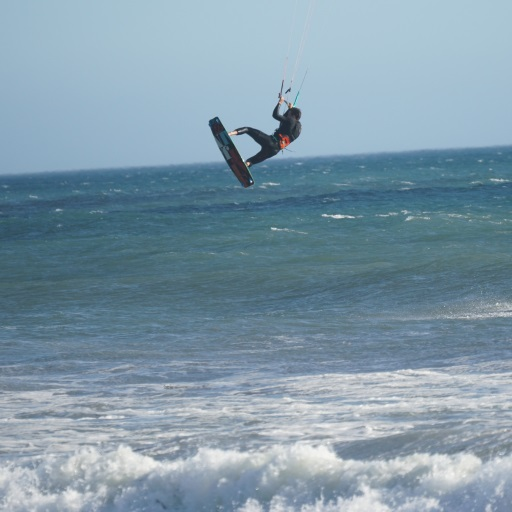
#> input picture data/media/kiteboard_jump.jpg, 512 x 512 px, found by its file name
$ jupyter execute --allow-errors Ch3_DataScientistToolbox.ipynb   (shell and % lines are left out)   (text cells are left out)
#> lines starting #> are read from the running program, lines starting #| are printed output that depends on the picture; after the words box and inside, x2 and y2 are one past the last pixel; in counts of white or black regions, pixels touching at a corner belong together; long printed decimals are rounded; pictures that were not available may be replaced by others from this repository, and a replacement may not be noted
[cell 1]
# listing environments in conda

[cell 2]
# check current environment in Python
import os

#> (the rest of this cell did not finish here and is left out)

[cell 3]
import datetime

now = datetime.datetime.now()
if now.hour >= 5 and now.hour < 12:
    print("A fresh Jupyter feels like a morning cup of coffee!")
print("Keep working")

[cell 4]
from IPython.display import display, Math

display(Math(r"F = ma"))

[cell 5]
# List magic commands in Jupyter

[cell 6]
"-".join([str(n) for n in range(100)])

[cell 7]
from PIL import Image
import numpy as np

# Load image using PIL
im = Image.open("media/kiteboard_jump.jpg")
#> im is the input picture: PIL image 512x512 RGB; mean R, G, B 129.1, 153.6, 168.8
# make a numpy array
arr = np.array(im)
# print shape (size)
print("shape:", arr.shape)
#| shape: (512, 512, 3)

[cell 8]
kiteboarder = arr[:300, 100:400]
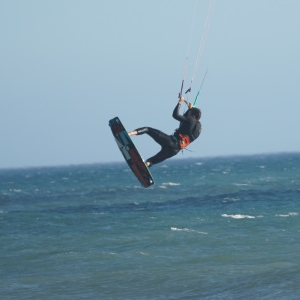
#> kiteboarder: shape (300, 300, 3); mean R, G, B 120.6, 151.3, 167.6
print("new shape:", kiteboarder.shape)
#| new shape: (300, 300, 3)

[cell 9]
import matplotlib.pyplot as plt


#> (the rest of this cell did not finish here and is left out)

[cell 10]
import numpy as np
import pandas as pd
from IPython.display import display

s = pd.Series(np.random.randn(5))
print(s)

[cell 11]
d = {
    "category": [
        "summer",
        "summer",
        "summer",
        "summer",
        "winter",
        "all-season",
        "summer",
        "winter",
        "winter",
        "summer",
        "summer",
    ],
    "sports": [
        "running",
        "walking",
        "cycling",
        "hiking",
        "alpine ski",
        "dog walking",
        "mountain bike",
        "cross country ski",
        "snowboard",
        "inline skating",
        "trekking",
    ],
    "trails": [
        323909,
        174189,
        85908,
        56751,
        40339,
        33573,
        9957,
        8817,
        8674,
        5495,
        3051,
    ],
}
df = pd.DataFrame(d)
display(df)

[cell 12]
df.groupby("category").describe()

[cell 13]
import os

dicom_file = "data/mri/knee.dcm"
output_path = "_output/"
if not os.path.exists(output_path):
    os.makedirs(output_path)

[cell 14]
import pydicom as dicom

ds = dicom.dcmread(dicom_file)
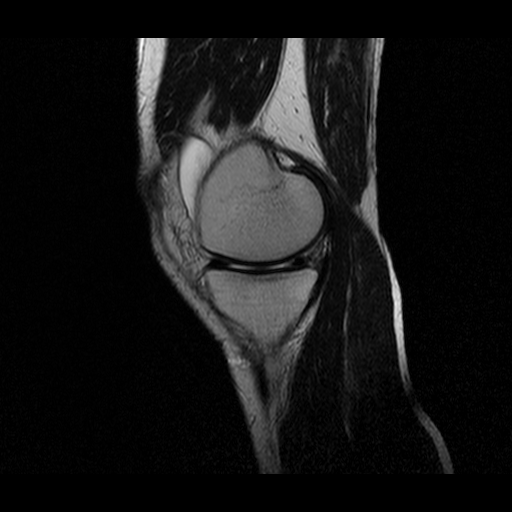
#> input picture data/mri/knee.dcm, 512 x 512 px, found by its file name
print(ds.StudyDescription)
#| Knee R

[cell 15]
import numpy as np

img = ds.pixel_array
#> img is the input picture: shape (512, 512) uint16; min 0, max 1140, mean 97.7
if not os.path.exists(output_path + "data/mri/"):
    os.makedirs(output_path + "data/mri/")
np.save(output_path + dicom_file + ".npy", img)
print(f"shape={np.shape(img)}")
#| shape=(512, 512)
print(f"min={img.min()}, max={img.max()}")
#| min=0, max=1140
print(f"mean={img.mean()}")
#| mean=97.695

[cell 16]
import matplotlib.pyplot as plt


plt.imshow(img, cmap=plt.cm.bone)
#> (this line was passed over: IPython is not available in this run)
plt.show()

[cell 17]
# Creating binary mask
arr = np.zeros(img.shape)
mask = img <= img.mean()
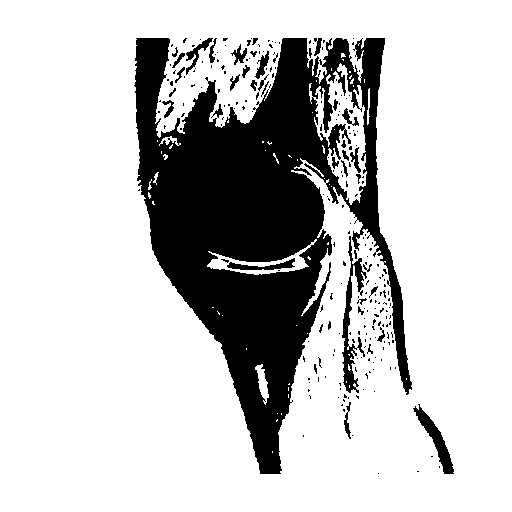
#> mask: shape (512, 512) bool; 77.7% white; 248 black regions (208 under 20 px), largest, box (x1, y1, x2, y2) and area: (134, 38, 412, 474) 53198, (342, 236, 367, 393) 1159, (413, 404, 454, 474) 754
arr[mask] = 1
mask = img > img.mean()
arr[mask] = 0
plt.imshow(arr, cmap=plt.cm.bone)
#> (this line was passed over: IPython is not available in this run)
plt.show()

[cell 18]
import matplotlib.pyplot as plt

df.plot(kind="bar", x="sports", y="trails")
#> (this line was passed over: IPython is not available in this run)
plt.show()

[cell 19]
from skimage import filters

edge_sobel = filters.sobel(arr)
edge_roberts = filters.roberts(arr)
#> (the rest of this cell did not finish here and is left out)

[cell 20]
import skimage
from skimage.color import rgb2gray
from skimage.segmentation import slic

img = ds.pixel_array
#> (the rest of this cell did not finish here and is left out)

[cell 21]
from PIL import Image

image = Image.open("media/skiers.jpg")
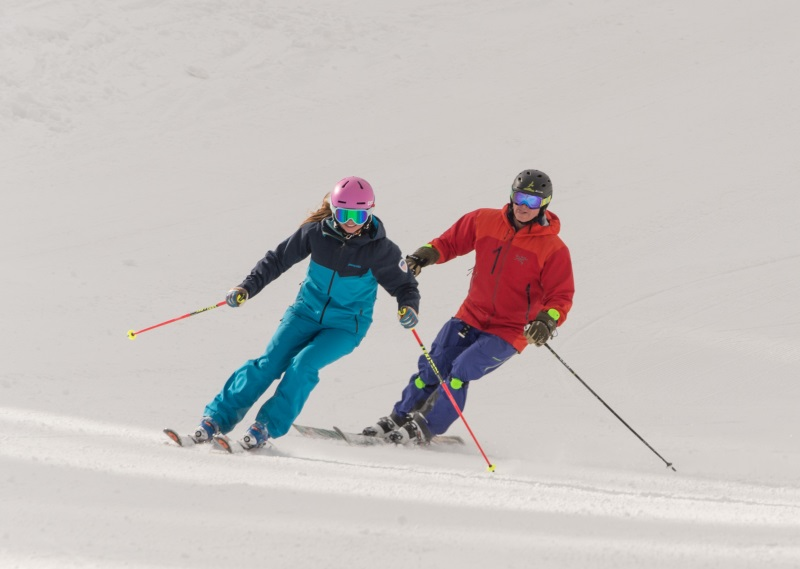
#> input picture data/media/skiers.jpg, 800 x 569 px, found by its file name
#> image is the input picture: PIL image 800x569 RGB; mean R, G, B 197.2, 192.1, 190.6
img = np.array(image)
plt.imshow(img)
#> (this line was passed over: IPython is not available in this run)
plt.show()

[cell 22]
import numpy as np
import matplotlib.pyplot as plt
from skimage.filters import gaussian
from skimage.segmentation import active_contour

# make image gray tone
img = rgb2gray(img)
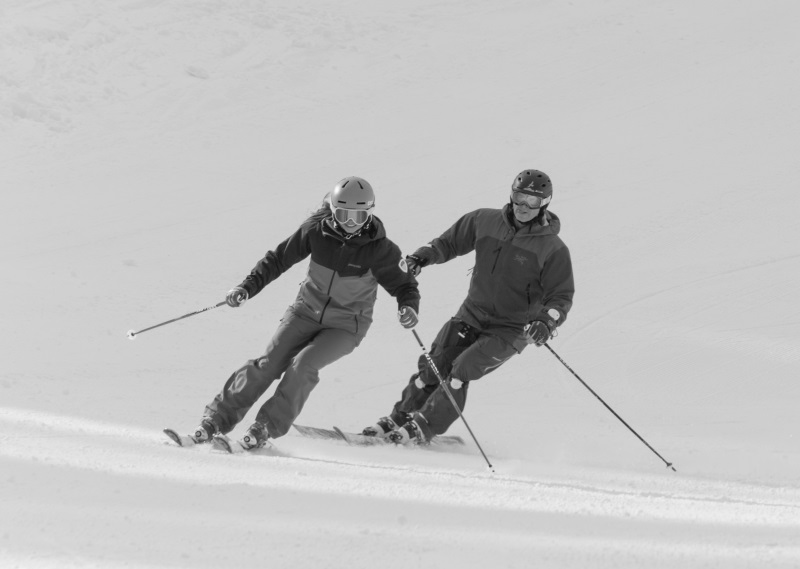
#> img: shape (569, 800) float64; min 0.0499, max 0.99, mean 0.757
# initialize spline
s = np.linspace(0, 2 * np.pi, 200)
init = 80 * np.array([np.cos(s), np.sin(s)]).T + 250
# fit spline to image
snake = active_contour(gaussian(img, 3), init)
#> snake = 200 pairs, first value 233.2 to 294.7, second value 244.2 to 301.9

#> (the rest of this cell did not finish here and is left out)

[cell 23]
# Note: this script needs to open a window!
import cv2
import numpy as np
import os

# Video
video = cv2.VideoCapture("media/diving.mp4")

point = (732, 412)
old_points = np.array([point], dtype=np.float32)
point_selected = True

# Lucas-Kanade params
lk_params = dict(
    winSize=(15, 15),
    maxLevel=4,
    criteria=(cv2.TERM_CRITERIA_EPS | cv2.TERM_CRITERIA_COUNT, 10, 0.03),
)

cv2.namedWindow("Frame")
color = np.random.randint(0, 255, (100, 3))

# Create old frame
_, frame = video.read()
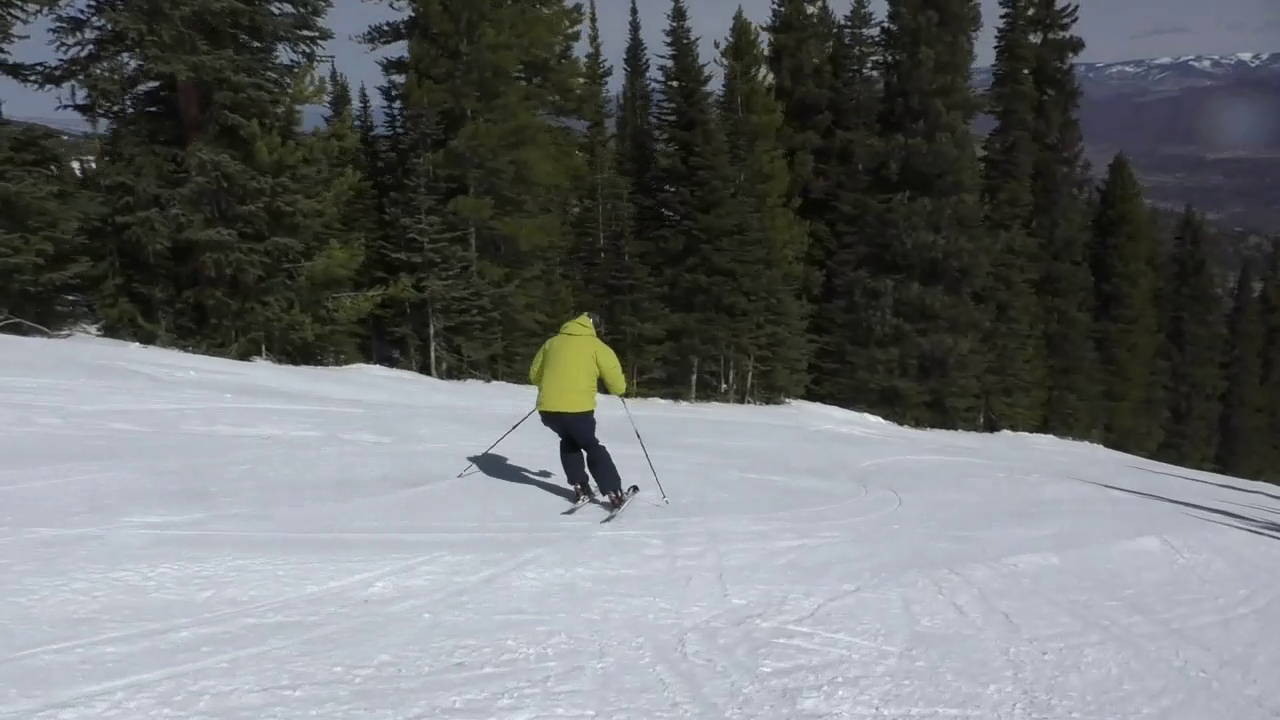
#> input picture frame 7 of data/dtw/skiing/skiing_carve_medium_radius/skiing_carve_medium_radius.mp4, 1280 x 720 px, given in place of diving.mp4, which was not available
#> frame is the input picture: shape (720, 1280, 3); mean B, G, R 110.5, 109.5, 106.4
h, w, channels = frame.shape
#> h = 720; w = 1280; channels = 3
if not os.path.exists(output_path):
    os.makedirs(output_path)
out = cv2.VideoWriter(
    output_path + "diving_out.mp4", cv2.VideoWriter_fourcc(*"MP4V"), 5, (w, h)
)
old_gray = cv2.cvtColor(frame, cv2.COLOR_BGR2GRAY)
mask = np.zeros_like(frame)

lowest_point = 0
start = None
THRESH = 50

while True:
    _, frame = video.read()
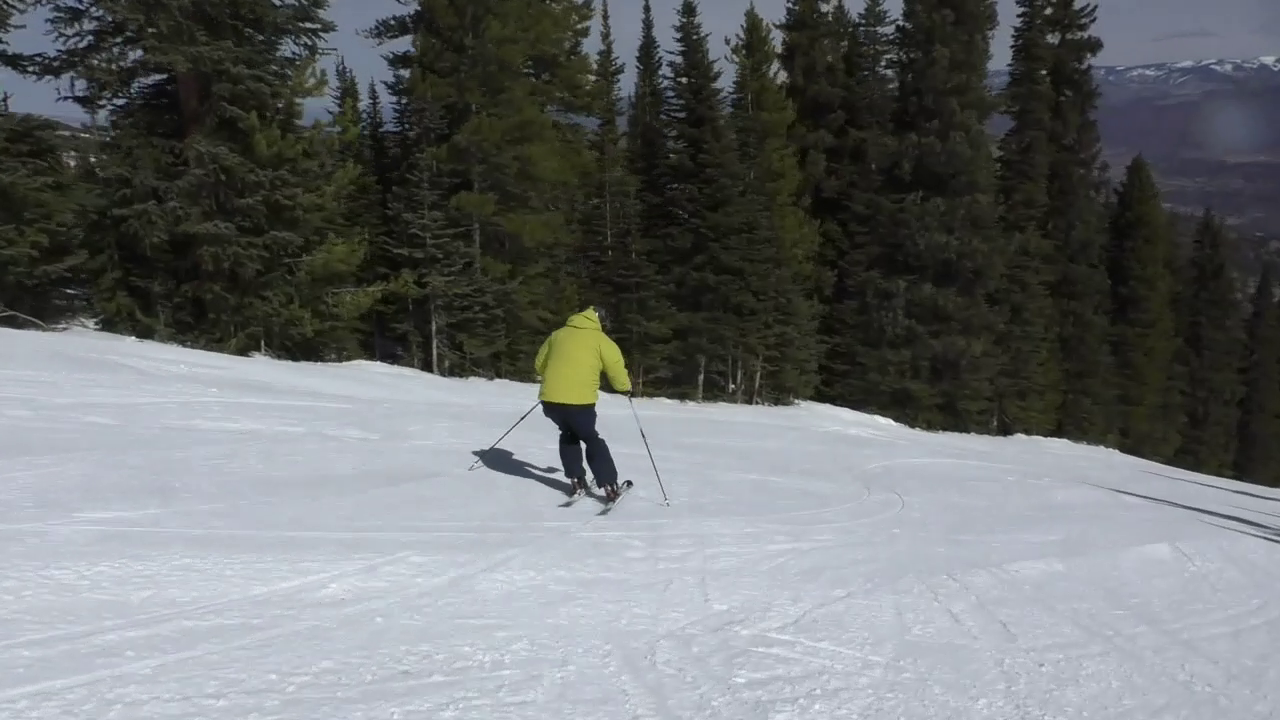
#> input picture frame 8 of data/dtw/skiing/skiing_carve_medium_radius/skiing_carve_medium_radius.mp4, 1280 x 720 px, given in place of diving.mp4, which was not available
#> frame is the input picture: shape (720, 1280, 3); mean B, G, R 111.7, 110.8, 107.6
    if frame is None:
        break
    gray_frame = cv2.cvtColor(frame, cv2.COLOR_BGR2GRAY)
    new_points, status, error = cv2.calcOpticalFlowPyrLK(
        old_gray, gray_frame, old_points, None, **lk_params
    )
#> new_points = [[738.5, 412.2]]; status = [1]; error = [2.39]
    old_gray = gray_frame.copy()

    for i, (new, old) in enumerate(zip(new_points, old_points)):
        a, b = new.ravel()
        if start is None:
            start = a
        c, d = old.ravel()
        mask = cv2.line(mask, (a, b), (c, d), color[i].tolist(), 2)
        frame = cv2.circle(frame, (a, b), 5, color[i].tolist(), -1)
        if b > lowest_point and abs(a - start) <= THRESH:
            low = np.zeros_like(frame)
            low = cv2.circle(low, (a, b), 5, color[i + 1].tolist(), -1)
            lowest_point = b
#> this loop made 1 pass
#> (a, b, start, c, d, lowest_point) on pass 1: (738.5, 412.2, 738.5, 732, 412, 412.2)
#> after the loop, lowest_point = 412.2; start = 738.5
    img = cv2.add(frame, mask)
#> img: shape (720, 1280, 3)
    img = cv2.add(img, low)
    cv2.imshow("Frame", img)
    out.write(img)

    old_points = new_points.reshape(-1, 2)
#> old_points = [[738.5, 412.2]]

    key = cv2.waitKey(1)
#> (key Esc is pressed here)
    if key == 27:
        break

video.release()
out.release()
cv2.destroyAllWindows()
